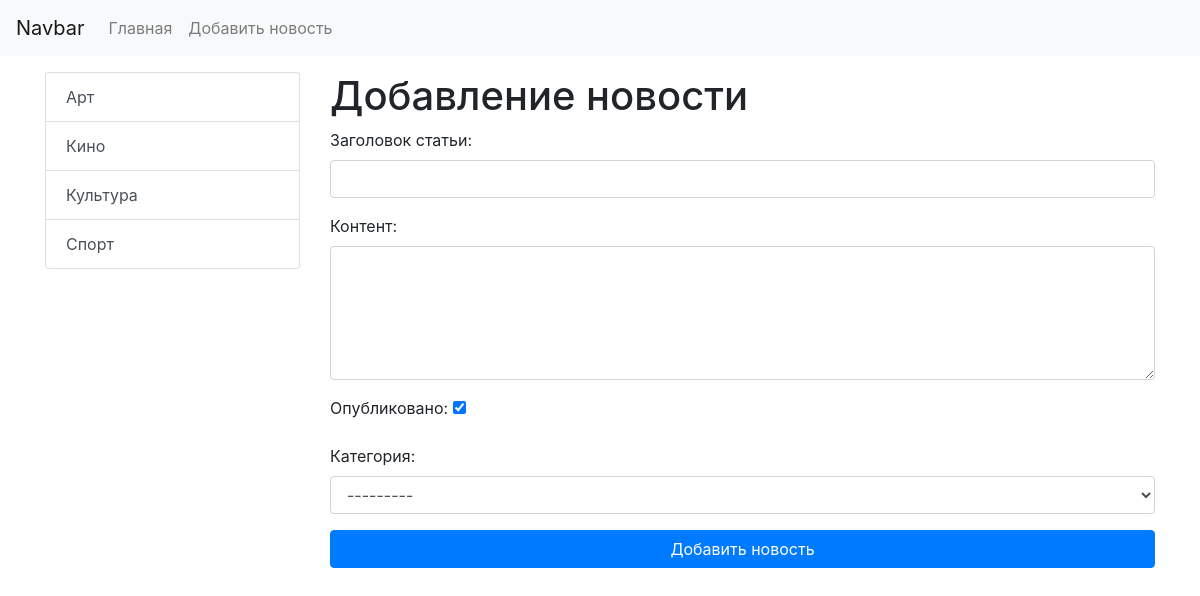
The app's page /news/add-news/ with its own data.
### news/models.py (models this page shows)
class Category(models.Model):
    title = models.CharField(max_length=250, db_index=True, verbose_name='Категория')
    def get_absolute_url(self):
        return reverse('category', kwargs={'category_id': self.pk})
    def __str__(self):
        return self.title
    class Meta:
        verbose_name = 'Категория'
        verbose_name_plural = 'Список категорий'
        ordering = ['title']

### news/views.py (the view)
# urls.py: path('news/add-news/', CreateNews.as_view(), name='add_news'),
class CreateNews(CreateView):
    form_class = NewsForm
    template_name = 'news/add_news.html'

### news/forms.py (shortened to what this page needs)
class NewsForm(forms.ModelForm):
    class Meta:
        model = News
        fields = ['title', 'content', 'is_published', 'category']
        widgets = {
            'title': forms.TextInput(attrs={'class': 'form-control'}),
            'content': forms.Textarea(attrs={'class': 'form-control', 'rows': 5}),
            'category': forms.Select(attrs={'class': 'form-control'}),
        }

### news/templatetags/news_tags.py (called while the page is built)
@register.simple_tag(name='get_list_categories')
def get_categories():
    return Category.objects.all()

@register.inclusion_tag('news/list_categories.html')
def show_categories(active_category_pk='-1'):
    categories = Category.objects.all()
    return {'categories': categories, 'active_category_pk': active_category_pk}

### news/templates/news/add_news.html (shortened to what this page needs)
{% extends "base.html" %}
{% block sidebar %}
{% include 'inc/_sidebar.html' %}
{% endblock sidebar %}
{% block content %}
<h1>Добавление новости</h1>
<form action="{% url 'add_news' %}" method="post">
    {{ form.as_p }}
    <button type="submit" class="btn btn-primary btn-block">Добавить новость</button>
</form>
{% endblock content %}

### news/templates/news/list_categories.html
<div class="list-group">
    {% for item in categories %}
        <a href="{{ item.get_absolute_url }}" class="list-group-item list-group-item-action {% if item.pk == active_category_pk %}active{% endif %}">{{ item.title }}</a>
    {% endfor %}
</div>

### records on screen
Category: title "Арт"
Category: title "Кино"
Category: title "Культура"
Category: title "Спорт"
